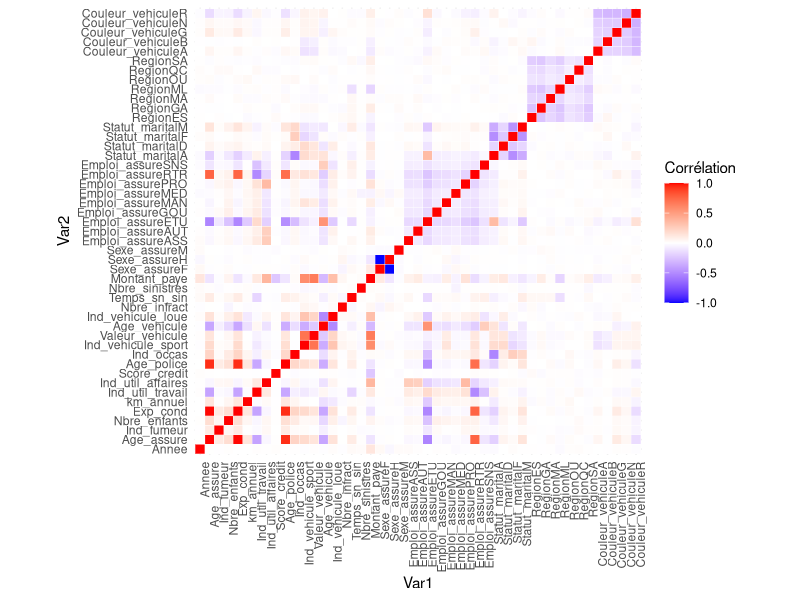

Write the R code that produced this figure.
# ==================================
# Lire les données binarisées et calculer la corrélation
# ==================================

# Lire le fichier CSV binarisé
donnees <- read.csv("donnees_binarisees2.csv", header = TRUE, sep = ",", stringsAsFactors = FALSE)

# ----------------------------
# Supprimer les colonnes non pertinentes
# ----------------------------
# Suppression de Index_Sinistre (inutile pour la corrélation)
donnees$Index_Sinistre <- NULL

# ----------------------------
# Calculer la matrice de corrélation
# ----------------------------
# Seulement les variables numériques et binarisées
matrice_correlation <- cor(donnees, use = "complete.obs")

# ----------------------------
# Afficher la corrélation avec Montant_paye
# ----------------------------
correlation_paye <- matrice_correlation["Montant_paye", ]
correlation_ordonnee <- sort(correlation_paye, decreasing = TRUE)

# Afficher les 10 variables les plus corrélées avec Montant_paye
cat("✅ Top 10 des variables les plus corrélées avec Montant_paye :\n")
print(head(correlation_ordonnee, 10))

# ----------------------------
# Sauvegarder la matrice de corrélation
# ----------------------------
write.csv(matrice_correlation, "matrice_correlation.csv", row.names = TRUE)

# ----------------------------
# Générer une carte thermique (heatmap) des corrélations
# ----------------------------
# Installer et charger ggplot2 et reshape2 si nécessaire
if (!require("ggplot2")) install.packages("ggplot2", repos = "http://cran.us.r-project.org")
if (!require("reshape2")) install.packages("reshape2", repos = "http://cran.us.r-project.org")

library(ggplot2)
library(reshape2)

# Transformer la matrice en format long pour visualisation
matrice_melt <- melt(matrice_correlation)

# Générer la carte thermique
ggplot(data = matrice_melt, aes(x = Var1, y = Var2, fill = value)) +
  geom_tile(color = "white") +
  scale_fill_gradient2(low = "blue", high = "red", mid = "white", midpoint = 0,
                       limit = c(-1, 1), space = "Lab", name = "Corrélation") +
  theme_minimal() +
  theme(axis.text.x = element_text(angle = 90, vjust = 1, hjust = 1)) +
  coord_fixed()
